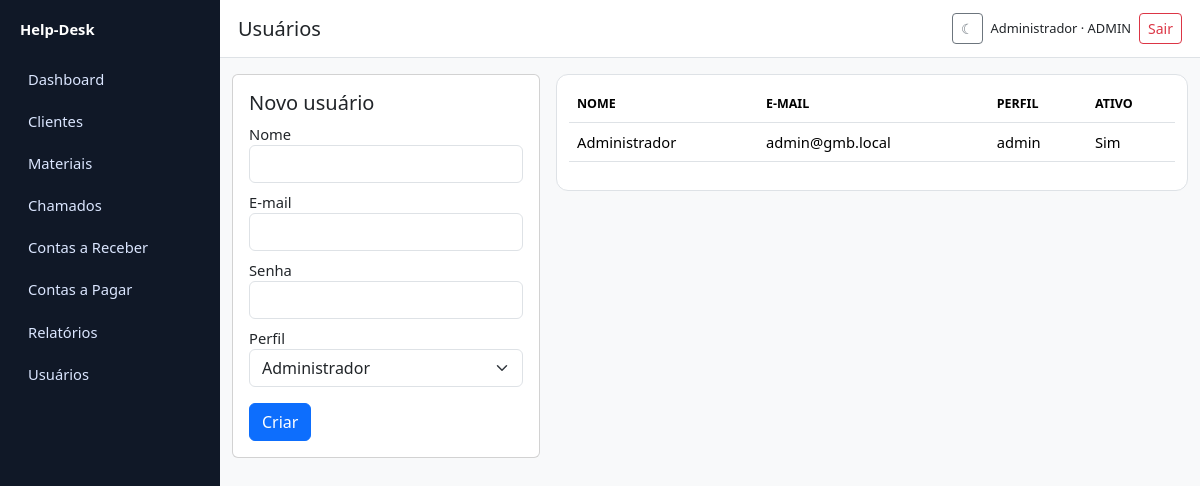
/users.php (signed in), run on the app's committed database.
### tables this page shows
CREATE TABLE IF NOT EXISTS users (
 id INT UNSIGNED AUTO_INCREMENT PRIMARY KEY,
 name VARCHAR(120) NOT NULL,
 email VARCHAR(190) NOT NULL UNIQUE,
 password_hash VARCHAR(255) NOT NULL,
 role ENUM('admin','tecnico','financeiro') NOT NULL DEFAULT 'tecnico',
 active TINYINT(1) NOT NULL DEFAULT 1,
 created_at TIMESTAMP DEFAULT CURRENT_TIMESTAMP
);

### config/config.php (called while the page is built)
<?php
return [
    'app_name' => 'GMB Help-Desk ERP',
    'base_url' => getenv('APP_BASE_URL') ?: '/helpdesk_php/public',
    'db' => [
        'host' => getenv('DB_HOST') ?: '127.0.0.1',
        'port' => getenv('DB_PORT') ?: '3306',
        'name' => getenv('DB_NAME') ?: 'helpdesk',
        'user' => getenv('DB_USER') ?: 'root',
        'pass' => getenv('DB_PASS') ?: '',
        'charset' => 'utf8mb4',
    ],
];

### src/bootstrap.php (called while the page is built, shortened)
<?php
$config = require __DIR__ . '/../config/config.php';
function e(?string $s): string { return htmlspecialchars((string)$s, ENT_QUOTES, 'UTF-8'); }
function base_url(string $path=''): string { global $config; return rtrim($config['base_url'], '/') . ($path ? '/' . ltrim($path, '/') : ''); }
function auth_user(): ?array { return $_SESSION['user'] ?? null; }

### public/users.php (the view, shortened to what this page needs)
<?php
require_once __DIR__ . '/../src/layout.php'; require_auth();if(!role_allowed(['admin'])) exit('Acesso negado.');$pdo=db();
$rows=$pdo->query('SELECT id,name,email,role,active,created_at FROM users ORDER BY name')->fetchAll();render_header('Usuários');
?>
<div class="row g-3"><div class="col-lg-4"><div class="card"><div class="card-body"><h5>Novo usuário</h5><form method="post"><input type="hidden" name="csrf" value="<?=e(csrf_token())?>"><div class="mb-2"><label>Nome</label><input class="form-control" name="name" required></div><div class="mb-2"><label>E-mail</label><input class="form-control" type="email" name="email" required></div><div class="mb-2"><label>Senha</label><input class="form-control" type="password" name="password" required></div><div class="mb-3"><label>Perfil</label><select class="form-select" name="role"><option value="admin">Administrador</option><option value="tecnico">Técnico</option><option value="financeiro">Financeiro</option></select></div><button class="btn btn-primary">Criar</button></form></div></div></div><div class="col-lg-8"><div class="table-wrap"><table class="table"><thead><tr><th>Nome</th><th>E-mail</th><th>Perfil</th><th>Ativo</th></tr></thead><tbody><?php foreach($rows as $r):?><tr><td><?=e($r['name'])?></td><td><?=e($r['email'])?></td><td><?=e($r['role'])?></td><td><?=$r['active']?'Sim':'Não'?></td></tr><?php endforeach;?></tbody></table></div></div></div>
<?php render_footer(); ?>

### src/layout.php (shortened to what this page needs)
<?php
require_once __DIR__ . '/bootstrap.php';
function render_header(string $title): void
{
    $u = auth_user();
    $menu = [
        'dashboard.php' => 'Dashboard',
        'clients.php' => 'Clientes',
        'materials.php' => 'Materiais',
        'tickets.php' => 'Chamados',
        'receivables.php' => 'Contas a Receber',
        'payables.php' => 'Contas a Pagar',
        'reports.php' => 'Relatórios',
        'users.php' => 'Usuários'
    ];
    echo '<!doctype html><html lang="pt-BR" data-bs-theme="light"><head><meta charset="utf-8"><meta name="viewport" content="width=device-width, initial-scale=1">';
    echo '<link href="https://cdn.jsdelivr.net/npm/bootstrap@5.3.3/dist/css/bootstrap.min.css" rel="stylesheet">';
    echo '<link rel="stylesheet" href="' . e(base_url('assets/css/app.css')) . '">';
    echo '</head><body><div class="app-shell">';
    if ($u) {
        echo '<aside class="sidebar"><div class="brand">Help-Desk</div><nav class="nav flex-column">';
        foreach ($menu as $file => $label) echo '<a class="nav-link" href="' . e(base_url($file)) . '">' . e($label) . '</a>';
        echo '</nav></aside><main class="content"><header class="topbar"><div><h5 class="mb-0">' . e($title) . '</h5></div><div class="d-flex gap-2 align-items-center"><button class="btn btn-sm btn-outline-secondary" id="themeToggle">☾</button><span class="small">' . e($u['name']) . ' · ' . e(strtoupper($u['role'])) . '</span><a class="btn btn-sm btn-outline-danger" href="' . e(base_url('logout.php')) . '">Sair</a></div></header><div class="container-fluid py-3">';
    }
}
function render_footer(): void
{
    if (auth_user()) echo '</div></main>';
    echo '</div><script src="https://cdn.jsdelivr.net/npm/bootstrap@5.3.3/dist/js/bootstrap.bundle.min.js"></script><script src="https://cdn.jsdelivr.net/npm/chart.js@4.4.4/dist/chart.umd.min.js"></script><script src="' . e(base_url('assets/js/app.js')) . '"></script></body></html>';
}

### public/assets/css/app.css (style rules this page uses)
body { background:var(--bs-tertiary-bg);font-size:.92rem }
.app-shell { min-height:100vh }
.sidebar { position:fixed;inset:0 auto 0 0;width:220px;background:#101827;color:white;padding:18px 12px }
.brand { font-weight:700;margin-bottom:18px;padding:0 8px }
.sidebar .nav-link { color:#dbe6ff;border-radius:8px;margin:2px 0 }
.content { margin-left:220px;min-height:100vh }
.topbar { height:58px;background:var(--bs-body-bg);border-bottom:1px solid var(--bs-border-color);display:flex;align-items:center;justify-content:space-between;padding:0 18px;position:sticky;top:0;z-index:5 }
.table-wrap { background:var(--bs-body-bg);border:1px solid var(--bs-border-color);border-radius:12px;padding:12px }
.table thead th { font-size:.78rem;text-transform:uppercase }

### data on the page
users: name "Administrador", role "ADMIN", email "admin@gmb.local", role "admin", active "Sim"

### other printed values
$label "Dashboard"
$label "Clientes"
$label "Materiais"
$label "Chamados"
$label "Contas a Receber"
$label "Contas a Pagar"
$label "Relatórios"
$label "Usuários"
$title "Usuários"
